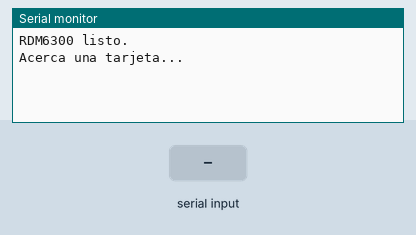
A sketch run on a simulated Arduino Uno, built with avr-gcc and run on an emulated ATmega328P. On the bench: the last lines printed to the serial monitor. Inputs (shaded band) come from the test bench.

Above: at 1.2 s.
1.3 s: "1" received over the second serial link
At 2.3 s:
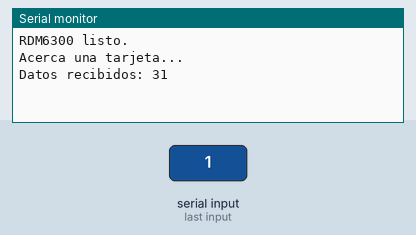
2.8 s: "0" received over the second serial link
At 3.5 s:
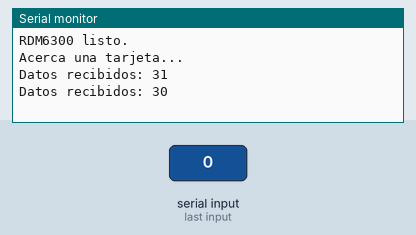
4.3 s: "2" received over the second serial link
At 5.8 s:
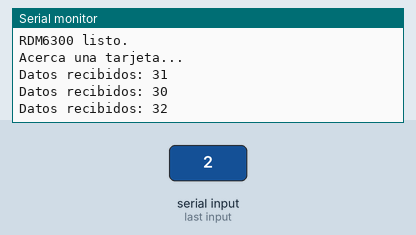

The sketch:

LectorPrueba1.ino
```cpp
#include <SoftwareSerial.h>

// RDM6300
// A1 = RX del Arduino
// A2 = TX del Arduino (no lo conectaremos físicamente)
SoftwareSerial rfid(A1, A2);

void setup() {
  Serial.begin(9600);
  rfid.begin(9600);

  Serial.println("RDM6300 listo.");
  Serial.println("Acerca una tarjeta...");
}

void loop() {

  if (rfid.available()) {

    Serial.print("Datos recibidos: ");

    while (rfid.available()) {
      byte dato = rfid.read();

      Serial.print(dato, HEX);
      Serial.print(" ");
    }

    Serial.println();

  }
}
```

Measured:
- after the input at 1.3 s, the serial monitor: prints a new line at once (image 1)
- after the input at 2.8 s, the serial monitor: prints a new line at once (image 2)
- after the input at 4.3 s, the serial monitor: prints a new line at once (image 3)
